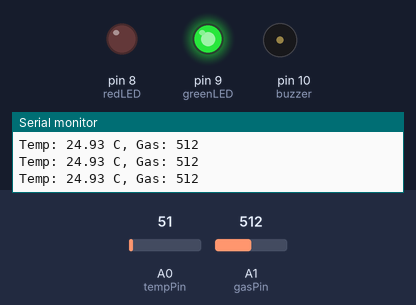
Recording of a sketch running on a simulated Arduino Uno, built with avr-gcc and run on an emulated ATmega328P. Parts: output pins drawn as LEDs (lit = HIGH), buzzer (waves = sounding, pin HIGH), the last lines printed to the serial monitor. Dashed ring = blinking. The test bench sets the inputs (shaded band); at power-on: A0 (tempPin) = 51, A1 (gasPin) = 512.

Above: at 1.2 s.
1.3 s: A0 (tempPin) set to 68
At 1.8 s:
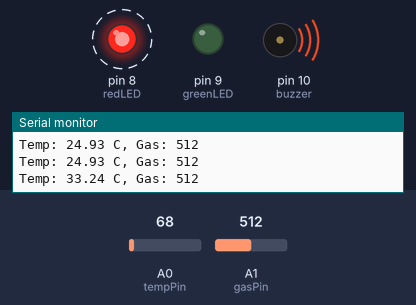
4.3 s: A1 (gasPin) set to 413
6.2 s: A1 (gasPin) set to 383
At 7.4 s:
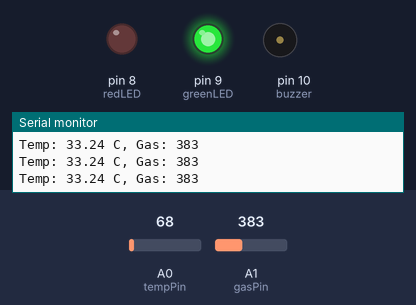
7.7 s: A1 (gasPin) set to 410
At 8.2 s:
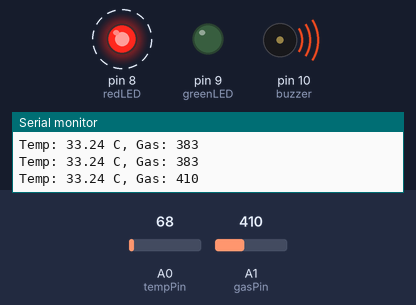
10.7 s: A1 (gasPin) set to 390
At 11.2 s:
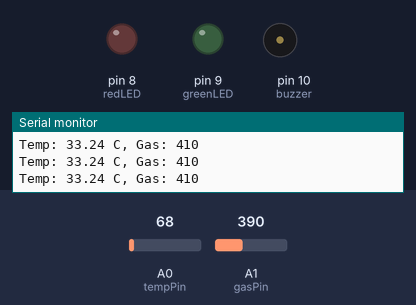
Timing chart, 0 to 13.7 s (numbered marks = the images above; inputs shaded):
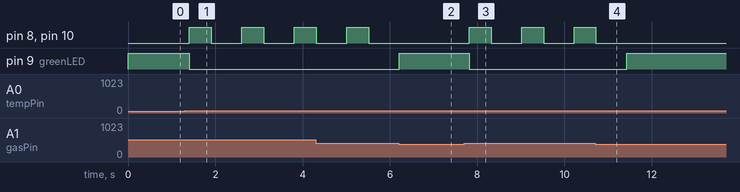

Measured:
- the behaviour switches between 61 and 62 on A0 (tempPin) (found by bisection; images 0 and 1)
- the behaviour switches between 401 and 400 on A1 (gasPin) (found by bisection; images 1 and 2)
- after the input at 1.3 s, pin 8 (redLED), pin 10 (buzzer): alternates HIGH for 0.50 s and LOW for 0.70 s, starting after 0.11 s; pin 9 (greenLED): HIGH → LOW after 0.11 s
- after the input at 6.2 s, pin 8 (redLED), pin 10 (buzzer): stays LOW (without the input it goes to HIGH after 0.01 s); pin 9 (greenLED): LOW → HIGH at once
- after the input at 7.7 s, pin 8 (redLED), pin 10 (buzzer): alternates HIGH for 0.50 s and LOW for 0.70 s, starting after 0.12 s; pin 9 (greenLED): HIGH → LOW after 0.12 s
- after the input at 10.7 s, pin 8 (redLED), pin 10 (buzzer): goes on until 10.7 s, then stays LOW; pin 9 (greenLED): LOW → HIGH after 0.72 s

The sketch:

Fire_Alarm_System.ino
```cpp
int tempPin = A0;
int gasPin = A1;

int redLED = 8;
int greenLED = 9;
int buzzer = 10;

void setup() {
  pinMode(redLED, OUTPUT);
  pinMode(greenLED, OUTPUT);
  pinMode(buzzer, OUTPUT);
  Serial.begin(9600);
}

void loop() {
  int tempValue = analogRead(tempPin);
  float tempC = tempValue * (5.0 / 1023.0) * 100;

  int gasValue = analogRead(gasPin);

  Serial.print("Temp: ");
  Serial.print(tempC);
  Serial.print(" C, Gas: ");
  Serial.println(gasValue);

  if (tempC > 30 && gasValue > 400) {
    // Fire condition
    digitalWrite(greenLED, LOW);

    digitalWrite(redLED, HIGH);
    digitalWrite(buzzer, HIGH);
    delay(500);
    digitalWrite(redLED, LOW);
    digitalWrite(buzzer, LOW);
    delay(500);
  } else {
    // Normal condition
    digitalWrite(redLED, LOW);
    digitalWrite(buzzer, LOW);
    digitalWrite(greenLED, HIGH);
  }

  delay(200); // Small delay for stability
}
```
